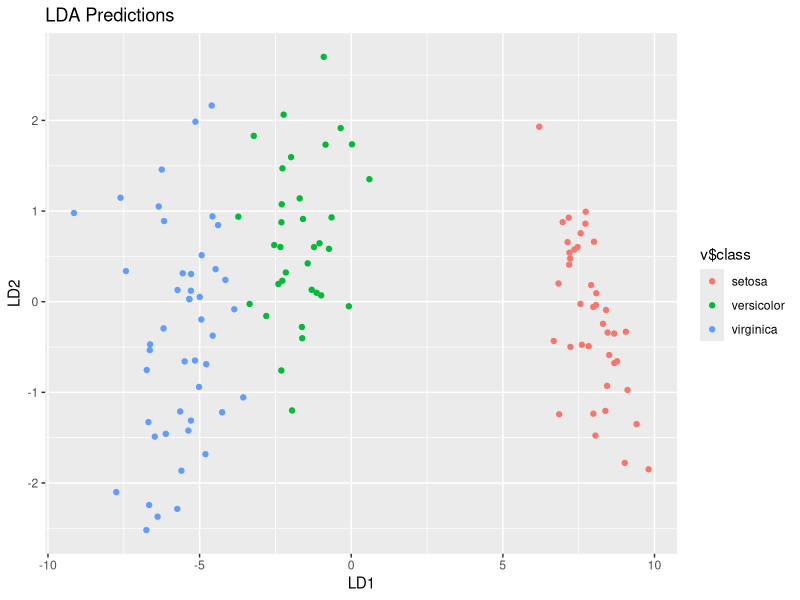
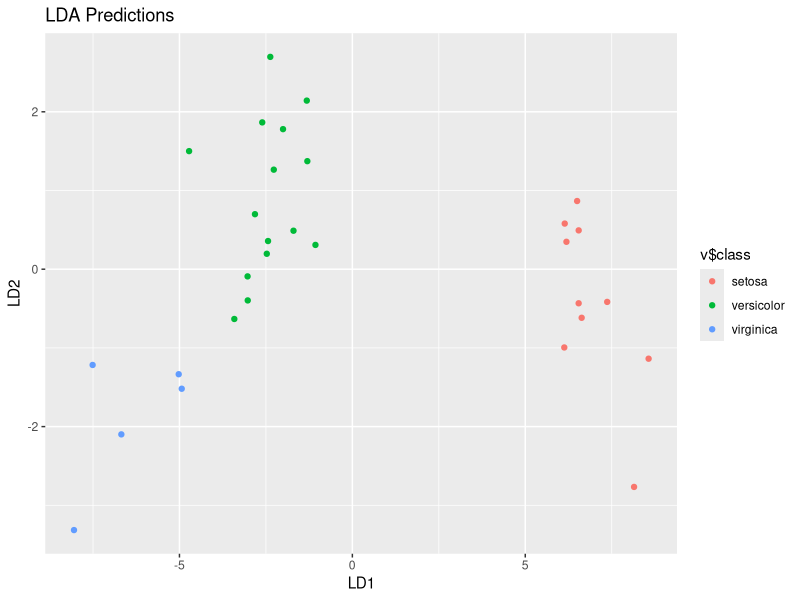

Write the R code that produced these figures, in order.
# Hello, world!
#
# This is an example function named 'hello'
# which prints 'Hello, world!'.
#
# You can learn more about package authoring with RStudio at:
#
#   http://r-pkgs.had.co.nz/
#
# Some useful keyboard shortcuts for package authoring:
#
#   Build and Reload Package:  'Cmd + Shift + B'
#   Check Package:             'Cmd + Shift + E'
#   Test Package:              'Cmd + Shift + T'


Partition <- function(x, p=.8) {
  sample <- sample.int(n = nrow(x), size = floor(p*nrow(x)), replace = F)
  train <- x[sample, ]
  test  <- x[-sample, ]
  return(list(train=train,test=test))
}
x <- Partition(iris)

####

DFA_pred <- function(model, data) {
  LDA_object <- MASS::lda(model, data)
  Predict.lda.values <- predict(LDA_object, data)
  return(Predict.lda.values)
}

y <- DFA_pred(Species~., x$train)
p <- DFA_pred(Species~., x$test)

####

library(ggplot2)
DFA_plot <- function(data) {
  v <- as.data.frame(data)
  g<- ggplot2::ggplot(v, aes(v$x.LD1, v$x.LD2)) +
    geom_point(aes(color = v$class))
  g <- g + ggtitle("LDA Predictions")
  g <- g + xlab("LD1")
  g <- g + ylab("LD2")
}
h <- DFA_plot(y)
h
t <-DFA_plot(p)
t

#### Tests for Accuracy

Accuracy <- function(train_pred, test_pred, partitioned_list) {
  test <- mean(test_pred$class==x$test$Species)
  train <- mean(train_pred$class==x$train$Species)
  return(list(train=train,test=test))
}
Accuracy(y, p, x)



